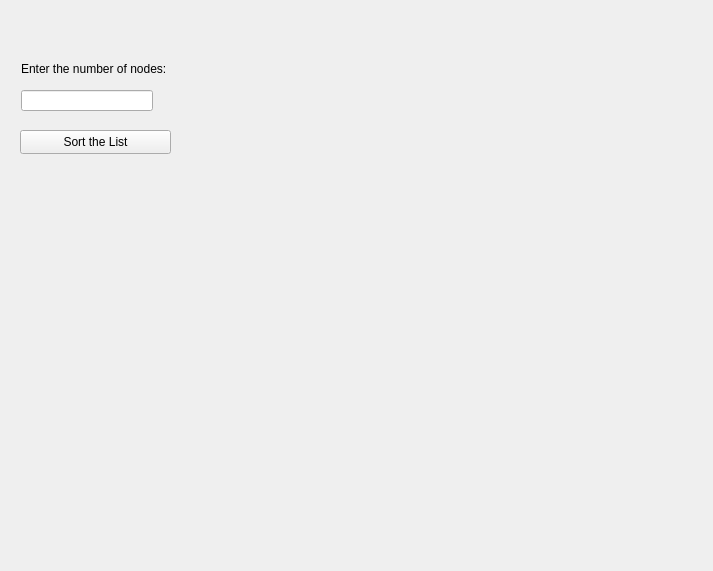
<?xml version="1.0" encoding="UTF-8"?>
<ui version="4.0">
 <class>Form</class>
 <widget class="QWidget" name="Form">
  <property name="geometry">
   <rect>
    <x>0</x>
    <y>0</y>
    <width>713</width>
    <height>571</height>
   </rect>
  </property>
  <property name="windowTitle">
   <string>Form</string>
  </property>
  <widget class="QLabel" name="label">
   <property name="geometry">
    <rect>
     <x>21</x>
     <y>61</y>
     <width>171</width>
     <height>16</height>
    </rect>
   </property>
   <property name="text">
    <string>Enter the number of nodes: </string>
   </property>
  </widget>
  <widget class="QLineEdit" name="lineEdit">
   <property name="geometry">
    <rect>
     <x>21</x>
     <y>90</y>
     <width>132</width>
     <height>21</height>
    </rect>
   </property>
  </widget>
  <widget class="QPushButton" name="pushButton">
   <property name="geometry">
    <rect>
     <x>20</x>
     <y>130</y>
     <width>151</width>
     <height>24</height>
    </rect>
   </property>
   <property name="text">
    <string>Sort the List</string>
   </property>
  </widget>
  <widget class="QLabel" name="label_2">
   <property name="geometry">
    <rect>
     <x>21</x>
     <y>200</y>
     <width>301</width>
     <height>321</height>
    </rect>
   </property>
   <property name="text">
    <string/>
   </property>
  </widget>
  <widget class="QLabel" name="label_3">
   <property name="geometry">
    <rect>
     <x>350</x>
     <y>200</y>
     <width>331</width>
     <height>321</height>
    </rect>
   </property>
   <property name="text">
    <string/>
   </property>
  </widget>
 </widget>
 <resources/>
 <connections/>
</ui>
